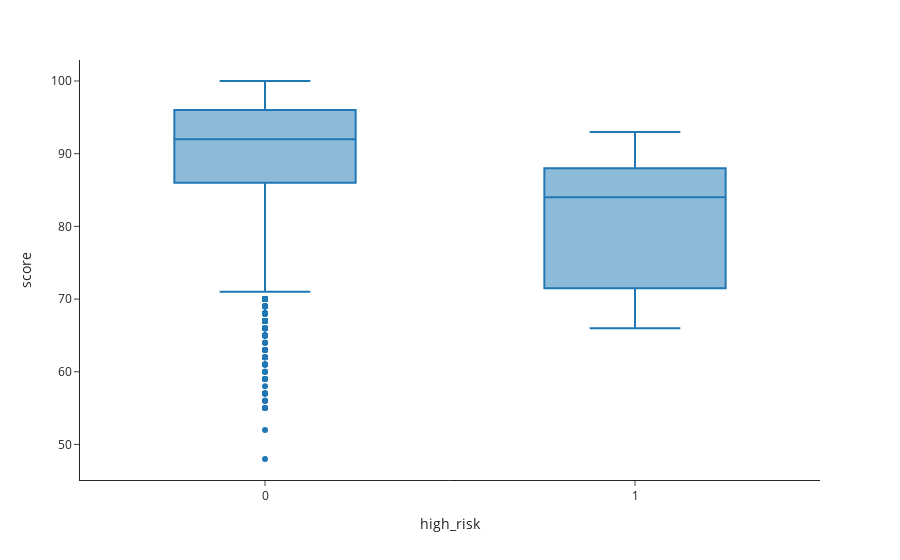

This figure's notebook cell:
### Code cell
px.box(ins_and_vios, x='high_risk', y='score')

### Figure 1 — Plotly figure (JSON) as saved in the notebook; plotly's stock layout.template omitted (floating-point values rounded to 4 significant figures; data arrays with more than 128 entries replaced by an {"elided": "..."} marker saying what was removed)
{"data": [{"alignmentgroup": "True", "hovertemplate": "high_risk=%{x}<br>score=%{y}<extra></extra>", "legendgroup": "", "marker": {"color": "#1F77B4"}, "name": "", "notched": false, "offsetgroup": "", "orientation": "v", "showlegend": false, "type": "box", "x": {"elided": "5443 int values"}, "x0": " ", "xaxis": "x", "y": {"elided": "5443 int values"}, "y0": " ", "yaxis": "y"}], "layout": {"boxmode": "group", "legend": {"tracegroupgap": 0}, "margin": {"t": 60}, "xaxis": {"anchor": "y", "domain": [0, 1], "title": {"text": "high_risk"}}, "yaxis": {"anchor": "x", "domain": [0, 1], "title": {"text": "score"}}}}
